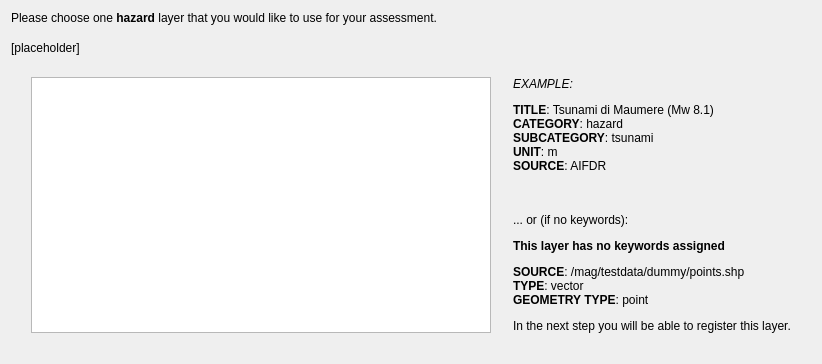
     <widget class="QWidget" name="pgF12HazLayerBrowser">
      <layout class="QVBoxLayout" name="verticalLayout_12">
       <item>
        <widget class="QLabel" name="lblSelectBrowserHazLayer">
         <property name="styleSheet">
          <string notr="true">font: 11pt &quot;Ubuntu&quot;;</string>
         </property>
         <property name="text">
          <string>&lt;html&gt;&lt;head/&gt;&lt;body&gt;&lt;p&gt;Please choose one &lt;span style=&quot; font-weight:600;&quot;&gt;hazard&lt;/span&gt; layer that you would like to use for your assessment.&lt;/p&gt;&lt;/body&gt;&lt;/html&gt;</string>
         </property>
         <property name="wordWrap">
          <bool>true</bool>
         </property>
        </widget>
       </item>
       <item>
        <spacer name="verticalSpacer_63">
         <property name="orientation">
          <enum>Qt::Vertical</enum>
         </property>
         <property name="sizeType">
          <enum>QSizePolicy::Fixed</enum>
         </property>
         <property name="sizeHint" stdset="0">
          <size>
           <width>20</width>
           <height>10</height>
          </size>
         </property>
        </spacer>
       </item>
       <item>
        <widget class="QLabel" name="lblHazLayerFromBrowserConstraint">
         <property name="styleSheet">
          <string notr="true">font: 11pt &quot;Ubuntu&quot;;</string>
         </property>
         <property name="text">
          <string>[placeholder]</string>
         </property>
         <property name="wordWrap">
          <bool>true</bool>
         </property>
        </widget>
       </item>
       <item>
        <spacer name="verticalSpacer_33">
         <property name="orientation">
          <enum>Qt::Vertical</enum>
         </property>
         <property name="sizeType">
          <enum>QSizePolicy::Fixed</enum>
         </property>
         <property name="sizeHint" stdset="0">
          <size>
           <width>20</width>
           <height>16</height>
          </size>
         </property>
        </spacer>
       </item>
       <item>
        <layout class="QGridLayout" name="gridLayout_11">
         <item row="0" column="0">
          <spacer name="horizontalSpacer_29">
           <property name="orientation">
            <enum>Qt::Horizontal</enum>
           </property>
           <property name="sizeType">
            <enum>QSizePolicy::Fixed</enum>
           </property>
           <property name="sizeHint" stdset="0">
            <size>
             <width>20</width>
             <height>20</height>
            </size>
           </property>
          </spacer>
         </item>
         <item row="0" column="2">
          <spacer name="horizontalSpacer_28">
           <property name="orientation">
            <enum>Qt::Horizontal</enum>
           </property>
           <property name="sizeType">
            <enum>QSizePolicy::Fixed</enum>
           </property>
           <property name="sizeHint" stdset="0">
            <size>
             <width>16</width>
             <height>20</height>
            </size>
           </property>
          </spacer>
         </item>
         <item row="0" column="3">
          <widget class="QLabel" name="lblDescribeBrowserHazLayer">
           <property name="text">
            <string notr="true">&lt;html&gt;&lt;head/&gt;&lt;body&gt;&lt;p&gt;&lt;i&gt;EXAMPLE:&lt;/i&gt;&lt;/p&gt;&lt;p&gt;&lt;span style=&quot; font-weight:600;&quot;&gt;TITLE&lt;/span&gt;: Tsunami di Maumere (Mw 8.1)&lt;br/&gt;&lt;span style=&quot; font-weight:600;&quot;&gt;CATEGORY&lt;/span&gt;: hazard&lt;br/&gt;&lt;span style=&quot; font-weight:600;&quot;&gt;SUBCATEGORY&lt;/span&gt;: tsunami&lt;br/&gt;&lt;span style=&quot; font-weight:600;&quot;&gt;UNIT&lt;/span&gt;: m&lt;br/&gt;&lt;span style=&quot; font-weight:600;&quot;&gt;SOURCE&lt;/span&gt;: AIFDR &lt;br/&gt;&lt;br/&gt;&lt;/p&gt;&lt;p&gt;... or (if no keywords):&lt;/p&gt;&lt;p&gt;&lt;span style=&quot; font-weight:600;&quot;&gt;This layer has no keywords assigned&lt;/span&gt;&lt;/p&gt;&lt;p&gt;&lt;span style=&quot; font-weight:600;&quot;&gt;SOURCE&lt;/span&gt;: /mag/testdata/dummy/points.shp&lt;br/&gt;&lt;span style=&quot; font-weight:600;&quot;&gt;TYPE&lt;/span&gt;: vector&lt;br/&gt;&lt;span style=&quot; font-weight:600;&quot;&gt;GEOMETRY TYPE&lt;/span&gt;: point&lt;/p&gt;&lt;p&gt;In the next step you will be able to register this layer.&lt;/p&gt;&lt;/body&gt;&lt;/html&gt;</string>
           </property>
           <property name="alignment">
            <set>Qt::AlignLeading|Qt::AlignLeft|Qt::AlignTop</set>
           </property>
           <property name="wordWrap">
            <bool>true</bool>
           </property>
          </widget>
         </item>
         <item row="0" column="4">
          <spacer name="horizontalSpacer_30">
           <property name="orientation">
            <enum>Qt::Horizontal</enum>
           </property>
           <property name="sizeType">
            <enum>QSizePolicy::Fixed</enum>
           </property>
           <property name="sizeHint" stdset="0">
            <size>
             <width>20</width>
             <height>20</height>
            </size>
           </property>
          </spacer>
         </item>
         <item row="0" column="1">
          <widget class="QTreeView" name="tvBrowserHazard">
           <property name="minimumSize">
            <size>
             <width>460</width>
             <height>0</height>
            </size>
           </property>
           <property name="maximumSize">
            <size>
             <width>460</width>
             <height>16777215</height>
            </size>
           </property>
           <attribute name="headerVisible">
            <bool>false</bool>
           </attribute>
          </widget>
         </item>
        </layout>
       </item>
       <item>
        <spacer name="verticalSpacer_34">
         <property name="orientation">
          <enum>Qt::Vertical</enum>
         </property>
         <property name="sizeType">
          <enum>QSizePolicy::Fixed</enum>
         </property>
         <property name="sizeHint" stdset="0">
          <size>
           <width>20</width>
           <height>20</height>
          </size>
         </property>
        </spacer>
       </item>
      </layout>
     </widget>
